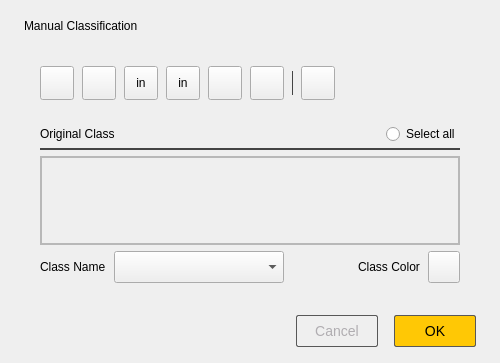
<?xml version="1.0" encoding="UTF-8"?>
<ui version="4.0">
 <class>FJManualClassificationDlg</class>
 <widget class="QDialog" name="FJManualClassificationDlg">
  <property name="geometry">
   <rect>
    <x>0</x>
    <y>0</y>
    <width>500</width>
    <height>363</height>
   </rect>
  </property>
  <property name="sizePolicy">
   <sizepolicy hsizetype="Expanding" vsizetype="Expanding">
    <horstretch>0</horstretch>
    <verstretch>0</verstretch>
   </sizepolicy>
  </property>
  <property name="minimumSize">
   <size>
    <width>500</width>
    <height>363</height>
   </size>
  </property>
  <property name="maximumSize">
   <size>
    <width>500</width>
    <height>389</height>
   </size>
  </property>
  <property name="windowTitle">
   <string>Segmentation</string>
  </property>
  <layout class="QVBoxLayout" name="verticalLayout_7">
   <property name="spacing">
    <number>0</number>
   </property>
   <property name="leftMargin">
    <number>24</number>
   </property>
   <property name="topMargin">
    <number>0</number>
   </property>
   <property name="rightMargin">
    <number>24</number>
   </property>
   <property name="bottomMargin">
    <number>0</number>
   </property>
   <item>
    <layout class="QHBoxLayout" name="horizontalLayout_6">
     <property name="topMargin">
      <number>16</number>
     </property>
     <property name="bottomMargin">
      <number>14</number>
     </property>
     <item>
      <widget class="QLabel" name="label_5">
       <property name="text">
        <string>Manual Classification</string>
       </property>
      </widget>
     </item>
     <item>
      <spacer name="horizontalSpacer_2">
       <property name="orientation">
        <enum>Qt::Horizontal</enum>
       </property>
       <property name="sizeHint" stdset="0">
        <size>
         <width>40</width>
         <height>20</height>
        </size>
       </property>
      </spacer>
     </item>
     <item>
      <widget class="QToolButton" name="cancelButton">
       <property name="sizePolicy">
        <sizepolicy hsizetype="Expanding" vsizetype="Expanding">
         <horstretch>0</horstretch>
         <verstretch>0</verstretch>
        </sizepolicy>
       </property>
       <property name="minimumSize">
        <size>
         <width>20</width>
         <height>20</height>
        </size>
       </property>
       <property name="maximumSize">
        <size>
         <width>20</width>
         <height>20</height>
        </size>
       </property>
       <property name="toolTip">
        <string>Close</string>
       </property>
       <property name="statusTip">
        <string>Close</string>
       </property>
       <property name="styleSheet">
        <string notr="true">QToolButton
{
	background-color: transparent;
	border-radius: 0px;
	border: none;
}

QToolButton:hover
{
	background-color: #333333;
	padding:0px 0px 0px 0px;
}

QToolButton:pressed
{
	background-color: #333333;
	padding:0px 0px 0px 0px;
}</string>
       </property>
       <property name="text">
        <string/>
       </property>
       <property name="iconSize">
        <size>
         <width>20</width>
         <height>20</height>
        </size>
       </property>
      </widget>
     </item>
    </layout>
   </item>
   <item>
    <widget class="QWidget" name="widget" native="true">
     <property name="styleSheet">
      <string notr="true">background-color: rgb(54, 54, 54);
QToolButton
{
	color: #ffffff;
	background-color: #3B3B3B;
    background-origin: content;
    background-position: top;
    text-align: bottom;
	border: none;
}

QToolButton:hover
{
	background-color: #545454;
}

QToolButton:selected
{
	background-color: #5A5A5A;
}

QToolButton:pressed
{
	background-color: #5A5A5A;
}

QToolButton:checked
{
	background-color: #5A5A5A;
}

QToolButton:disabled
{
	background-color: #3B3B3B;
	border: none;
}</string>
     </property>
     <layout class="QVBoxLayout" name="verticalLayout_6">
      <property name="leftMargin">
       <number>16</number>
      </property>
      <property name="topMargin">
       <number>16</number>
      </property>
      <property name="rightMargin">
       <number>16</number>
      </property>
      <property name="bottomMargin">
       <number>16</number>
      </property>
      <item>
       <layout class="QVBoxLayout" name="verticalLayout_5">
        <property name="spacing">
         <number>6</number>
        </property>
        <item>
         <layout class="QVBoxLayout" name="verticalLayout_3">
          <property name="spacing">
           <number>24</number>
          </property>
          <item>
           <layout class="QHBoxLayout" name="horizontalLayout_3">
            <property name="spacing">
             <number>8</number>
            </property>
            <item>
             <widget class="MetahubToolButton" name="toolButton_lineup">
              <property name="minimumSize">
               <size>
                <width>34</width>
                <height>34</height>
               </size>
              </property>
              <property name="maximumSize">
               <size>
                <width>34</width>
                <height>34</height>
               </size>
              </property>
              <property name="toolTip">
               <string>Above the line select</string>
              </property>
              <property name="statusTip">
               <string>Above the line select</string>
              </property>
              <property name="text">
               <string/>
              </property>
              <property name="iconSize">
               <size>
                <width>34</width>
                <height>34</height>
               </size>
              </property>
             </widget>
            </item>
            <item>
             <widget class="MetahubToolButton" name="toolButton_linedown">
              <property name="minimumSize">
               <size>
                <width>34</width>
                <height>34</height>
               </size>
              </property>
              <property name="maximumSize">
               <size>
                <width>34</width>
                <height>34</height>
               </size>
              </property>
              <property name="toolTip">
               <string>Below the line select</string>
              </property>
              <property name="statusTip">
               <string>Below the line select</string>
              </property>
              <property name="text">
               <string/>
              </property>
              <property name="iconSize">
               <size>
                <width>34</width>
                <height>34</height>
               </size>
              </property>
             </widget>
            </item>
            <item>
             <widget class="MetahubToolButton" name="actionSetRectangularSelectionbtn">
              <property name="sizePolicy">
               <sizepolicy hsizetype="Expanding" vsizetype="Expanding">
                <horstretch>0</horstretch>
                <verstretch>0</verstretch>
               </sizepolicy>
              </property>
              <property name="minimumSize">
               <size>
                <width>34</width>
                <height>34</height>
               </size>
              </property>
              <property name="maximumSize">
               <size>
                <width>34</width>
                <height>34</height>
               </size>
              </property>
              <property name="toolTip">
               <string>Rectangle select</string>
              </property>
              <property name="statusTip">
               <string>Rectangle select</string>
              </property>
              <property name="text">
               <string>in</string>
              </property>
              <property name="icon">
               <iconset resource="../icons.qrc">
                <normaloff>:/CC/images/smallRectangleSelect.png</normaloff>
                <disabledoff>:/Segment/images/segment/rencdisable.png</disabledoff>
                <disabledon>:/Segment/images/segment/rencdisable.png</disabledon>
                <activeoff>:/Segment/images/segment/rencclick.png</activeoff>
                <activeon>:/Segment/images/segment/rencclick.png</activeon>
                <selectedoff>:/Segment/images/segment/rencclick.png</selectedoff>
                <selectedon>:/Segment/images/segment/rencclick.png</selectedon>:/CC/images/smallRectangleSelect.png</iconset>
              </property>
              <property name="iconSize">
               <size>
                <width>34</width>
                <height>34</height>
               </size>
              </property>
             </widget>
            </item>
            <item>
             <widget class="MetahubToolButton" name="actionSetPolylineSelectionbtn">
              <property name="sizePolicy">
               <sizepolicy hsizetype="Expanding" vsizetype="Expanding">
                <horstretch>0</horstretch>
                <verstretch>0</verstretch>
               </sizepolicy>
              </property>
              <property name="minimumSize">
               <size>
                <width>34</width>
                <height>34</height>
               </size>
              </property>
              <property name="maximumSize">
               <size>
                <width>34</width>
                <height>34</height>
               </size>
              </property>
              <property name="toolTip">
               <string>Polygon select</string>
              </property>
              <property name="statusTip">
               <string>Polygon select</string>
              </property>
              <property name="text">
               <string>in</string>
              </property>
              <property name="icon">
               <iconset resource="../icons.qrc">
                <normaloff>:/CC/images/smallPolygonSelect.png</normaloff>
                <disabledoff>:/Segment/images/segment/polydisable.png</disabledoff>
                <disabledon>:/Segment/images/segment/polydisable.png</disabledon>
                <activeoff>:/Segment/images/segment/polyclick.png</activeoff>
                <activeon>:/Segment/images/segment/polyclick.png</activeon>
                <selectedoff>:/Segment/images/segment/polyclick.png</selectedoff>
                <selectedon>:/Segment/images/segment/polyclick.png</selectedon>:/CC/images/smallPolygonSelect.png</iconset>
              </property>
              <property name="iconSize">
               <size>
                <width>34</width>
                <height>34</height>
               </size>
              </property>
             </widget>
            </item>
            <item>
             <widget class="MetahubToolButton" name="toolButton_lasso">
              <property name="minimumSize">
               <size>
                <width>34</width>
                <height>34</height>
               </size>
              </property>
              <property name="maximumSize">
               <size>
                <width>34</width>
                <height>34</height>
               </size>
              </property>
              <property name="toolTip">
               <string>Lasso select</string>
              </property>
              <property name="statusTip">
               <string>Lasso select</string>
              </property>
              <property name="text">
               <string/>
              </property>
              <property name="iconSize">
               <size>
                <width>34</width>
                <height>34</height>
               </size>
              </property>
             </widget>
            </item>
            <item>
             <widget class="MetahubToolButton" name="razButton">
              <property name="enabled">
               <bool>true</bool>
              </property>
              <property name="sizePolicy">
               <sizepolicy hsizetype="Expanding" vsizetype="Expanding">
                <horstretch>0</horstretch>
                <verstretch>0</verstretch>
               </sizepolicy>
              </property>
              <property name="minimumSize">
               <size>
                <width>34</width>
                <height>34</height>
               </size>
              </property>
              <property name="maximumSize">
               <size>
                <width>34</width>
                <height>34</height>
               </size>
              </property>
              <property name="toolTip">
               <string>Deselect</string>
              </property>
              <property name="statusTip">
               <string>Deselect</string>
              </property>
              <property name="text">
               <string/>
              </property>
              <property name="iconSize">
               <size>
                <width>34</width>
                <height>34</height>
               </size>
              </property>
             </widget>
            </item>
            <item>
             <widget class="QLabel" name="label">
              <property name="minimumSize">
               <size>
                <width>1</width>
                <height>24</height>
               </size>
              </property>
              <property name="maximumSize">
               <size>
                <width>1</width>
                <height>24</height>
               </size>
              </property>
              <property name="styleSheet">
               <string notr="true">background-color: #444444;</string>
              </property>
              <property name="text">
               <string/>
              </property>
             </widget>
            </item>
            <item>
             <widget class="MetahubToolButton" name="validButton">
              <property name="sizePolicy">
               <sizepolicy hsizetype="Expanding" vsizetype="Expanding">
                <horstretch>0</horstretch>
                <verstretch>0</verstretch>
               </sizepolicy>
              </property>
              <property name="minimumSize">
               <size>
                <width>34</width>
                <height>34</height>
               </size>
              </property>
              <property name="maximumSize">
               <size>
                <width>34</width>
                <height>34</height>
               </size>
              </property>
              <property name="toolTip">
               <string>Clear all</string>
              </property>
              <property name="statusTip">
               <string>Clear all</string>
              </property>
              <property name="text">
               <string/>
              </property>
              <property name="iconSize">
               <size>
                <width>34</width>
                <height>34</height>
               </size>
              </property>
             </widget>
            </item>
            <item>
             <spacer name="horizontalSpacer_3">
              <property name="orientation">
               <enum>Qt::Horizontal</enum>
              </property>
              <property name="sizeHint" stdset="0">
               <size>
                <width>40</width>
                <height>20</height>
               </size>
              </property>
             </spacer>
            </item>
           </layout>
          </item>
          <item>
           <layout class="QVBoxLayout" name="verticalLayout_2">
            <property name="spacing">
             <number>6</number>
            </property>
            <item>
             <layout class="QVBoxLayout" name="verticalLayout">
              <property name="spacing">
               <number>4</number>
              </property>
              <item>
               <layout class="QHBoxLayout" name="horizontalLayout_2">
                <item>
                 <widget class="QLabel" name="label_2">
                  <property name="minimumSize">
                   <size>
                    <width>0</width>
                    <height>20</height>
                   </size>
                  </property>
                  <property name="maximumSize">
                   <size>
                    <width>16777215</width>
                    <height>20</height>
                   </size>
                  </property>
                  <property name="text">
                   <string>Original Class</string>
                  </property>
                 </widget>
                </item>
                <item>
                 <spacer name="horizontalSpacer_4">
                  <property name="orientation">
                   <enum>Qt::Horizontal</enum>
                  </property>
                  <property name="sizeHint" stdset="0">
                   <size>
                    <width>40</width>
                    <height>20</height>
                   </size>
                  </property>
                 </spacer>
                </item>
                <item>
                 <widget class="QRadioButton" name="radioButton_selectall">
                  <property name="minimumSize">
                   <size>
                    <width>0</width>
                    <height>20</height>
                   </size>
                  </property>
                  <property name="maximumSize">
                   <size>
                    <width>16777215</width>
                    <height>20</height>
                   </size>
                  </property>
                  <property name="text">
                   <string>Select all</string>
                  </property>
                 </widget>
                </item>
               </layout>
              </item>
              <item>
               <widget class="QLabel" name="label_6">
                <property name="minimumSize">
                 <size>
                  <width>0</width>
                  <height>2</height>
                 </size>
                </property>
                <property name="maximumSize">
                 <size>
                  <width>16777215</width>
                  <height>2</height>
                 </size>
                </property>
                <property name="styleSheet">
                 <string notr="true">background-color: #444444;</string>
                </property>
                <property name="text">
                 <string/>
                </property>
               </widget>
              </item>
             </layout>
            </item>
            <item>
             <widget class="QScrollArea" name="scrollArea">
              <property name="minimumSize">
               <size>
                <width>0</width>
                <height>0</height>
               </size>
              </property>
              <property name="maximumSize">
               <size>
                <width>16777215</width>
                <height>16777215</height>
               </size>
              </property>
              <property name="horizontalScrollBarPolicy">
               <enum>Qt::ScrollBarAlwaysOff</enum>
              </property>
              <property name="sizeAdjustPolicy">
               <enum>QAbstractScrollArea::AdjustToContents</enum>
              </property>
              <property name="widgetResizable">
               <bool>true</bool>
              </property>
              <widget class="QWidget" name="scrollAreaWidgetContents">
               <property name="geometry">
                <rect>
                 <x>0</x>
                 <y>0</y>
                 <width>412</width>
                 <height>69</height>
                </rect>
               </property>
               <layout class="QHBoxLayout" name="horizontalLayout_4">
                <property name="spacing">
                 <number>0</number>
                </property>
                <property name="leftMargin">
                 <number>0</number>
                </property>
                <property name="topMargin">
                 <number>0</number>
                </property>
                <property name="rightMargin">
                 <number>0</number>
                </property>
                <property name="bottomMargin">
                 <number>0</number>
                </property>
                <item>
                 <widget class="QFrame" name="frame">
                  <property name="frameShape">
                   <enum>QFrame::StyledPanel</enum>
                  </property>
                  <property name="frameShadow">
                   <enum>QFrame::Raised</enum>
                  </property>
                 </widget>
                </item>
               </layout>
              </widget>
             </widget>
            </item>
           </layout>
          </item>
         </layout>
        </item>
        <item>
         <layout class="QVBoxLayout" name="verticalLayout_4">
          <item>
           <layout class="QHBoxLayout" name="horizontalLayout_7">
            <property name="spacing">
             <number>8</number>
            </property>
            <item>
             <widget class="QLabel" name="label_4">
              <property name="minimumSize">
               <size>
                <width>0</width>
                <height>32</height>
               </size>
              </property>
              <property name="maximumSize">
               <size>
                <width>16777215</width>
                <height>32</height>
               </size>
              </property>
              <property name="text">
               <string>Class Name</string>
              </property>
             </widget>
            </item>
            <item>
             <widget class="QComboBox" name="comboBox_name">
              <property name="minimumSize">
               <size>
                <width>170</width>
                <height>32</height>
               </size>
              </property>
              <property name="maximumSize">
               <size>
                <width>170</width>
                <height>32</height>
               </size>
              </property>
             </widget>
            </item>
            <item>
             <spacer name="horizontalSpacer_5">
              <property name="orientation">
               <enum>Qt::Horizontal</enum>
              </property>
              <property name="sizeHint" stdset="0">
               <size>
                <width>40</width>
                <height>20</height>
               </size>
              </property>
             </spacer>
            </item>
            <item>
             <widget class="QLabel" name="label_3">
              <property name="minimumSize">
               <size>
                <width>0</width>
                <height>32</height>
               </size>
              </property>
              <property name="maximumSize">
               <size>
                <width>16777215</width>
                <height>32</height>
               </size>
              </property>
              <property name="text">
               <string>Class Color</string>
              </property>
             </widget>
            </item>
            <item>
             <widget class="QToolButton" name="toolButton_typecolor">
              <property name="minimumSize">
               <size>
                <width>32</width>
                <height>32</height>
               </size>
              </property>
              <property name="maximumSize">
               <size>
                <width>32</width>
                <height>32</height>
               </size>
              </property>
              <property name="text">
               <string/>
              </property>
              <property name="iconSize">
               <size>
                <width>32</width>
                <height>32</height>
               </size>
              </property>
             </widget>
            </item>
           </layout>
          </item>
         </layout>
        </item>
       </layout>
      </item>
     </layout>
    </widget>
   </item>
   <item>
    <layout class="QHBoxLayout" name="horizontalLayout_5">
     <property name="spacing">
      <number>16</number>
     </property>
     <property name="topMargin">
      <number>16</number>
     </property>
     <property name="bottomMargin">
      <number>16</number>
     </property>
     <item>
      <spacer name="horizontalSpacer">
       <property name="orientation">
        <enum>Qt::Horizontal</enum>
       </property>
       <property name="sizeHint" stdset="0">
        <size>
         <width>40</width>
         <height>20</height>
        </size>
       </property>
      </spacer>
     </item>
     <item>
      <widget class="QPushButton" name="pushButton_cancel">
       <property name="minimumSize">
        <size>
         <width>82</width>
         <height>32</height>
        </size>
       </property>
       <property name="maximumSize">
        <size>
         <width>82</width>
         <height>32</height>
        </size>
       </property>
       <property name="styleSheet">
        <string notr="true">QPushButton{
	width: 80px;
	height: 30px;
	border-radius: 2px;
	border: 1px solid #585858;
	font-size:14px;
	color:rgb(176, 173, 177);
	background-color:transparent;
}
QPushButton:hover{
	background-color:rgb(27, 24, 28);
}
QPushButton:pressed{
	background-color:rgb(27, 24, 28);
}
</string>
       </property>
       <property name="text">
        <string>Cancel</string>
       </property>
      </widget>
     </item>
     <item>
      <widget class="QPushButton" name="pushButton">
       <property name="minimumSize">
        <size>
         <width>82</width>
         <height>32</height>
        </size>
       </property>
       <property name="maximumSize">
        <size>
         <width>82</width>
         <height>32</height>
        </size>
       </property>
       <property name="styleSheet">
        <string notr="true">QPushButton{
	width: 80px;
	height: 30px;
	border-radius: 2px;
	border: 1px solid #585858;
	font-size:14px;
	color:rgb(0, 0, 0);
	background-color:rgb(255, 200, 5);
}
QPushButton:focus{
	background-color:rgb(255, 200, 5);
}
QPushButton:hover{
	background-color:rgb(255, 227, 126);
}
QPushButton:pressed{
	background-color:rgb(255, 227 , 131);
}

QPushButton:disabled{
	background-color:#6B5A1F;
}</string>
       </property>
       <property name="text">
        <string>OK</string>
       </property>
      </widget>
     </item>
    </layout>
   </item>
  </layout>
  <action name="actionSetRectangularSelection">
   <property name="icon">
    <iconset resource="../icons.qrc">
     <normaloff>:/CC/images/smallRectangleSelect.png</normaloff>:/CC/images/smallRectangleSelect.png</iconset>
   </property>
   <property name="text">
    <string>Rectangular selection</string>
   </property>
   <property name="toolTip">
    <string>Activate rectangular selection</string>
   </property>
  </action>
  <action name="actionSetPolylineSelection">
   <property name="icon">
    <iconset resource="../icons.qrc">
     <normaloff>:/CC/images/smallPolygonSelect.png</normaloff>:/CC/images/smallPolygonSelect.png</iconset>
   </property>
   <property name="text">
    <string>Polygonal selection</string>
   </property>
   <property name="toolTip">
    <string>Activate polyline selection</string>
   </property>
  </action>
  <action name="actionUseExistingPolyline">
   <property name="icon">
    <iconset resource="../icons.qrc">
     <normaloff>:/CC/images/dbPolylineSymbol.png</normaloff>:/CC/images/dbPolylineSymbol.png</iconset>
   </property>
   <property name="text">
    <string>Use existing polyline</string>
   </property>
   <property name="toolTip">
    <string>Import polyline from DB for segmentation</string>
   </property>
  </action>
  <action name="actionExportSegmentationPolyline">
   <property name="icon">
    <iconset resource="../icons.qrc">
     <normaloff>:/CC/images/ccSave.png</normaloff>:/CC/images/ccSave.png</iconset>
   </property>
   <property name="text">
    <string>Export segmentation polyline</string>
   </property>
   <property name="toolTip">
    <string>Export segmentation polyline as new entity</string>
   </property>
  </action>
 </widget>
 <customwidgets>
  <customwidget>
   <class>MetahubToolButton</class>
   <extends>QToolButton</extends>
   <header>metahubtoolbutton.h</header>
  </customwidget>
 </customwidgets>
 <resources>
  <include location="../icons.qrc"/>
 </resources>
 <connections/>
</ui>
